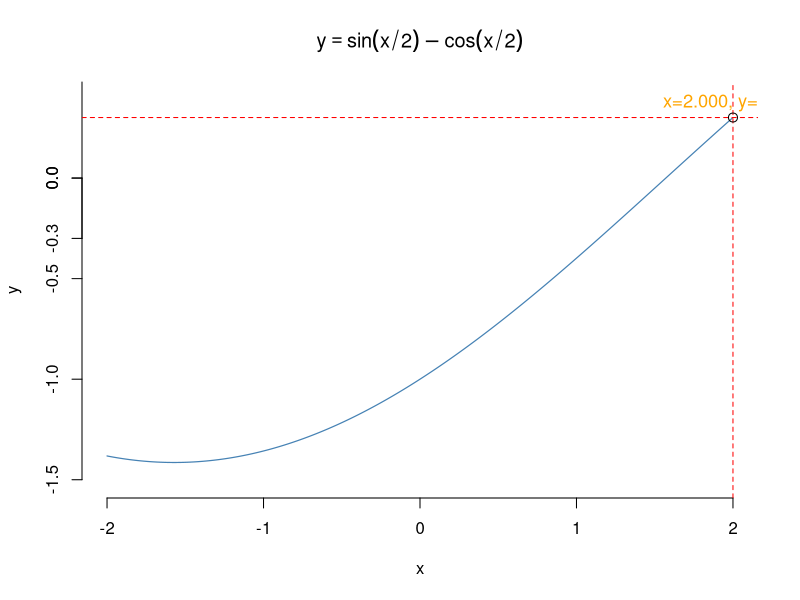
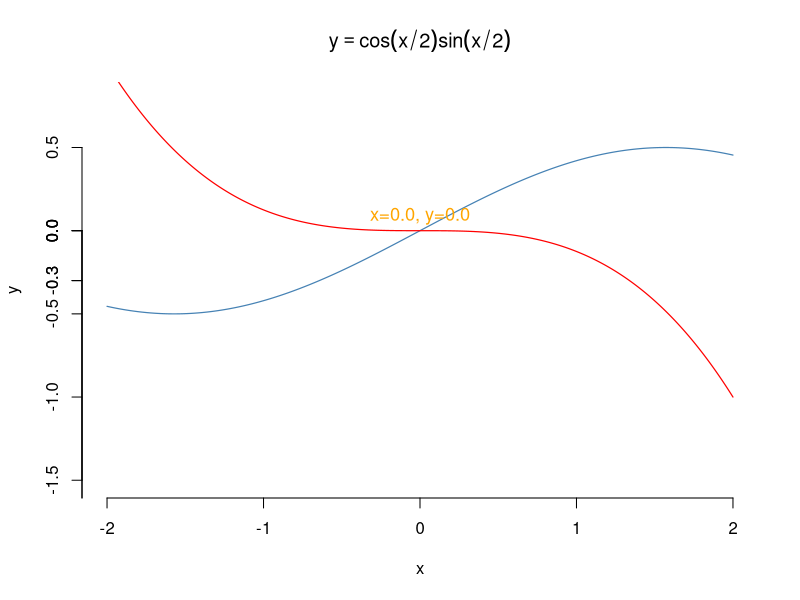
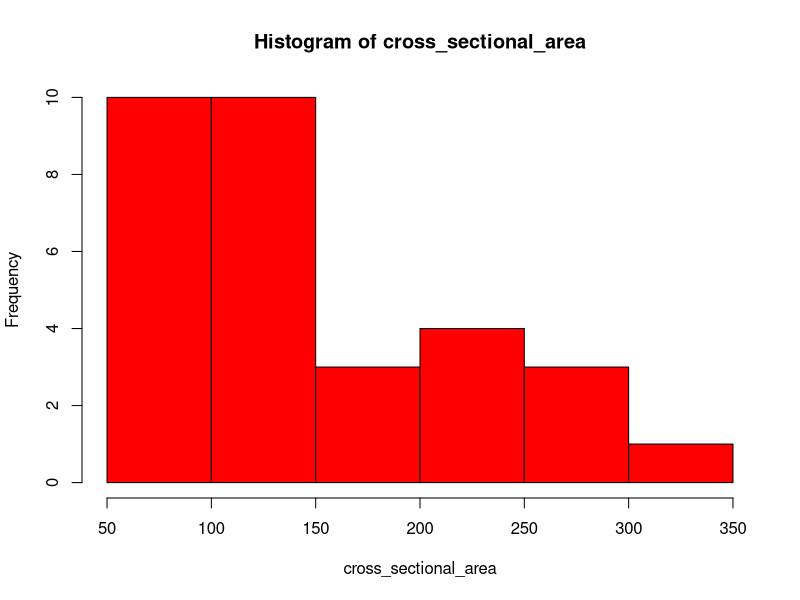
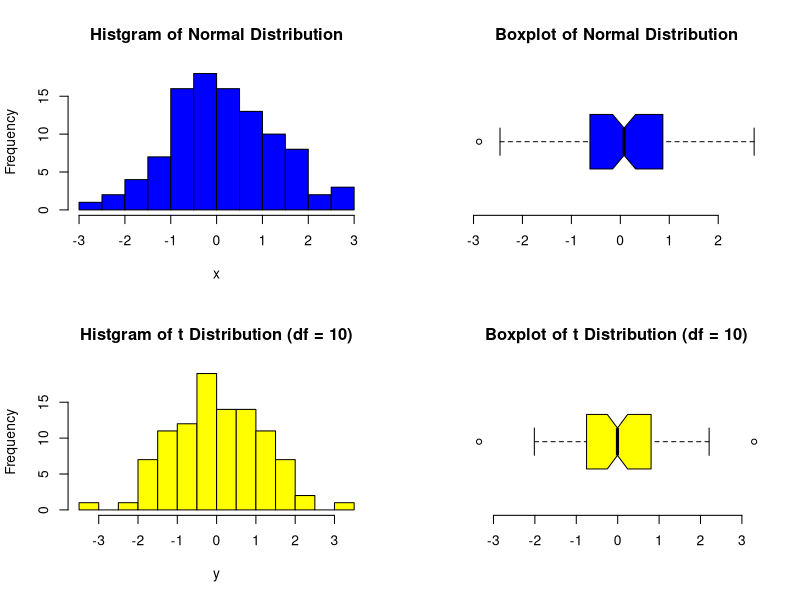
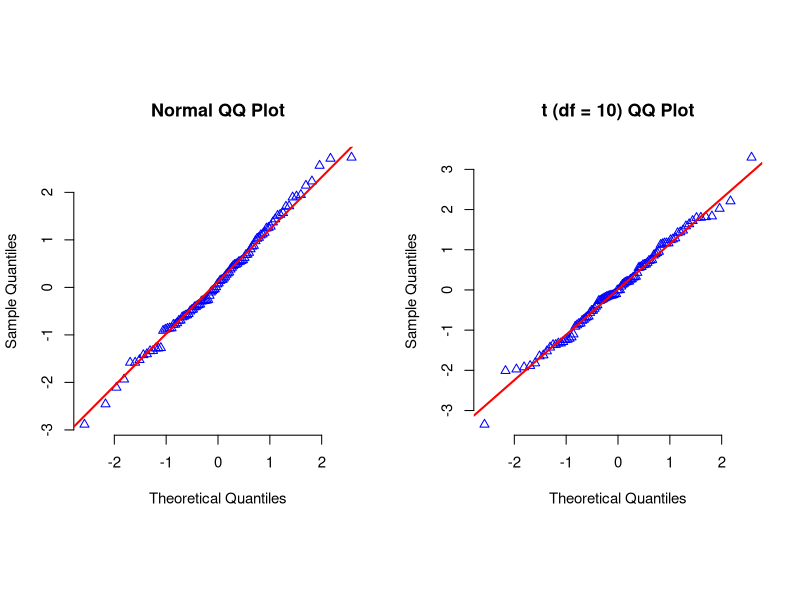

Write the R code that produced these figures, in order.
## ---- chunk 1
# DO NOT ADD OR REVISE CODE HERE
knitr::opts_chunk$set(echo = TRUE, eval = TRUE)

## ---- chunk 2
q1_vector <- seq(from = 1, to = 5)
x <- sqrt(2)
y <- 17*14
z <-rep(c(2.5,5,7.5),3)
q1_vector <- append(q1_vector, x)
q1_vector <- append(q1_vector, y)
q1_vector <- append(q1_vector, z)
q1_vector 
## ---- chunk 3
q1_vector_7 <- q1_vector[which(q1_vector <= 7)]
q1_vector_7
length(q1_vector_7)

## ---- chunk 4
q1_vector_sorted <- sort(q1_vector)
q1_vector_sorted
sum(q1_vector_sorted[5:10])

## ---- chunk 5
q1_vector_sqrd <- q1_vector^2
q1_vector_25 <- q1_vector_sqrd[which(q1_vector_sqrd > 25)]
length(q1_vector_25) 
## ---- chunk 6
q1_vector_short <- q1_vector[length(q1_vector)]
q1_vector_short <- q1_vector
q1_vector_short <- c(q1_vector[1], q1_vector[length(q1_vector)])
q1_vector_short[1]*q1_vector_short[2]

## ---- chunk 7
trig <- function(x) {
   y<-sin(x/2) - cos(x/2)
  return(y)
}

## ---- chunk 8
x <- seq(-2, 2, 4/4000)
y <- trig(x)
y_m <- max(y)
x_y_m <- x[which.max(y)]
sprintf("Max value of y is: %.3f, when x=%.3f", y_m, x_y_m)
## ---- chunk 9
plot(x, y, type="l", col="steelblue", main=expression(y == sin(x/2) - cos(x/2)),
     xlab="x", ylab="y",
     ylim=c(min(y)-.1, max(y)+.1), bty="n", lwd=1.2)
axis(side=2, at=c(-.3, seq(0, 1.5, .5)))
abline(h=y_m, col="red", lty=2, lwd=1)
abline(v=x_y_m, col="red", lty=2, lwd=1)
points(x_y_m, y_m, col="black", cex=1.2)
text(x_y_m, y_m, "x=2.000, y=0.301",
     cex=1.1, pos=3,col="orange") 

## ---- chunk 10
trig <- function(x) {
   y<-cos(x/2) * sin(x/2)
  return(y)
}
trig_2 <- function(x) {
  y<-(-(x/2)^3)
  return(y)
}
y_1 <- trig(x) 
y_2 <- trig_2(x) 
plot(x, y_1, type="l", col="steelblue", main=expression(y == cos(x/2) * sin(x/2)),
     xlab="x", ylab="y",
     ylim=c(min(y)-.1, max(y)+.5), bty="n", lwd=1.2)
axis(side=2, at=c(-.3, seq(-2.0, 0, 2.0)))
lines(x, y_2, type="l", col="red", main=expression(y == (-(x/2)^3)),
     xlab="x", ylab="y",
     ylim=c(min(y)-.1, max(y)+.5), bty="n", lwd=1.2)
axis(side=2, at=c(-.3, seq(-2, 0, 2)))
intersection <- y_1 == y_2
a<-y_1[intersection]
b<-x[intersection]
text(b, a, "x=0.0, y=0.0",
     cex=1.1, pos=3,col="orange")

     

## ---- chunk 11
data(trees)
str(trees)
apply(trees, 2, mean) 
length(which(trees$Volume > mean(trees$Volume))) 


## ---- chunk 12
radius <- (trees$Girth)/2
cross_sectional_area <- (pi*(radius^2))
IQR(cross_sectional_area)
## ---- chunk 13
hist(cross_sectional_area,col="red") 

## ---- chunk 14
largest_area<-function(radius){cross_sectional_area<-pi*radius^2 
return(cross_sectional_area)}
trees[which(trees$Girth==2*radius[which.max(largest_area(radius))]), ]

## ---- chunk 15
set.seed(9999)
y <- rt(n = 100, df = 10)

set.seed(123)
x <- rnorm(n = 100, mean = 0 , sd =1.25)

object1 <- cbind(x,y) 
round(apply(object1, 2, IQR), 4)
## ---- chunk 16
par(mfrow = c(2, 2))
hist(x, col="blue", breaks=15, main = "Histgram of Normal Distribution")
boxplot(x, col = "blue", range = 1.5, main = "Boxplot of Normal Distribution", 
        notch = TRUE, horizontal=TRUE, frame=F)
hist(y, col= "yellow", breaks=15, main = "Histgram of t Distribution (df = 10)")
boxplot(y, col = "yellow", range = 1.5, main = "Boxplot of t Distribution (df = 10)", 
        notch = TRUE, horizontal=TRUE, frame=F)

## ---- chunk 17
par(mfrow = c(1,2), pty="s", cex=.9)
qqnorm(x, pch=2, col="blue", frame=FALSE, main = "Normal QQ Plot")
qqline(x, col="red", lwd = 2)
qqnorm(y, pch=2, col="blue", frame=FALSE, main = "t (df = 10) QQ Plot")
qqline(y, col="red", lwd = 2)

boxplot.stats(x, coef = 3)
boxplot.stats(y, coef = 3)
